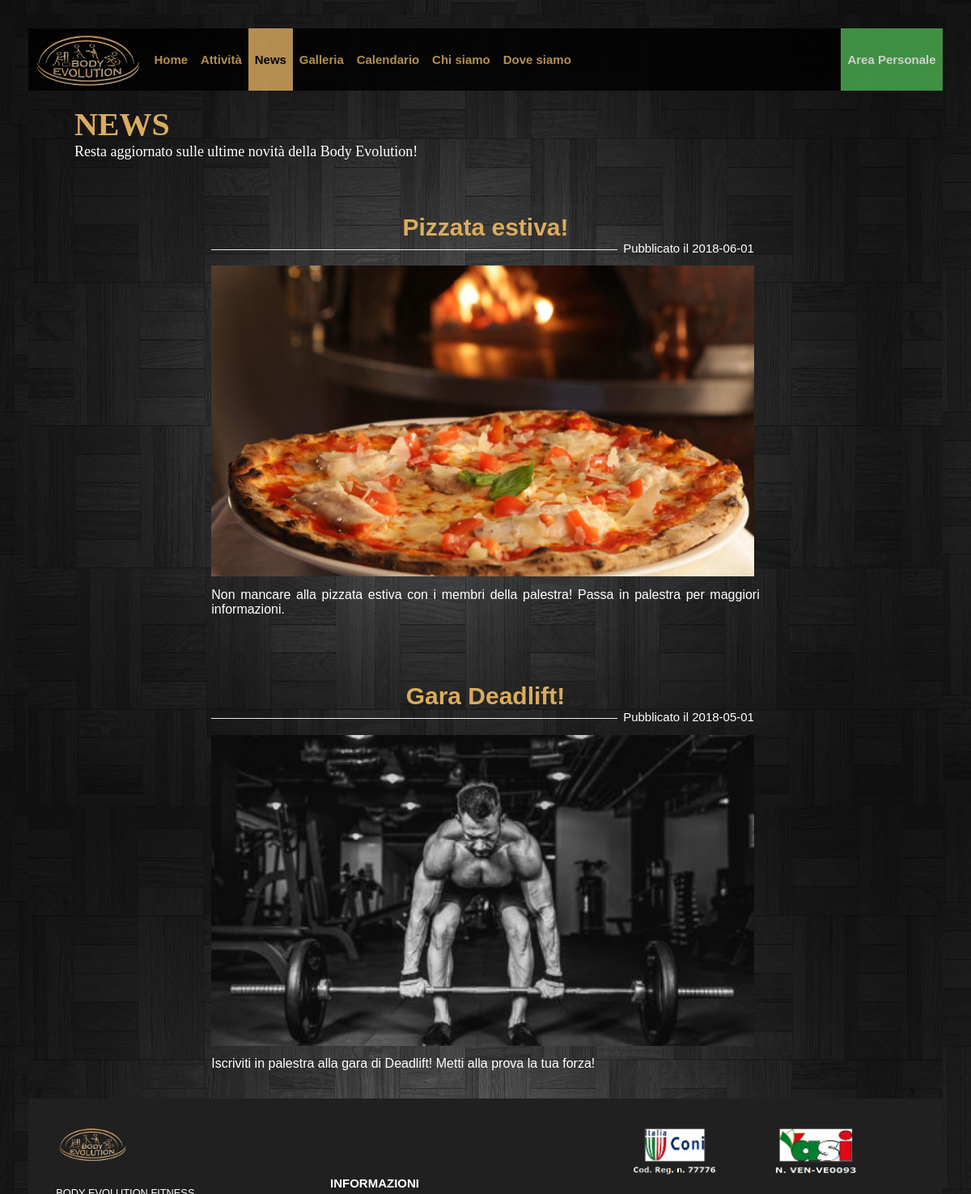
/PHP/News.php (upper part), run on an earlier commit of the app's database.
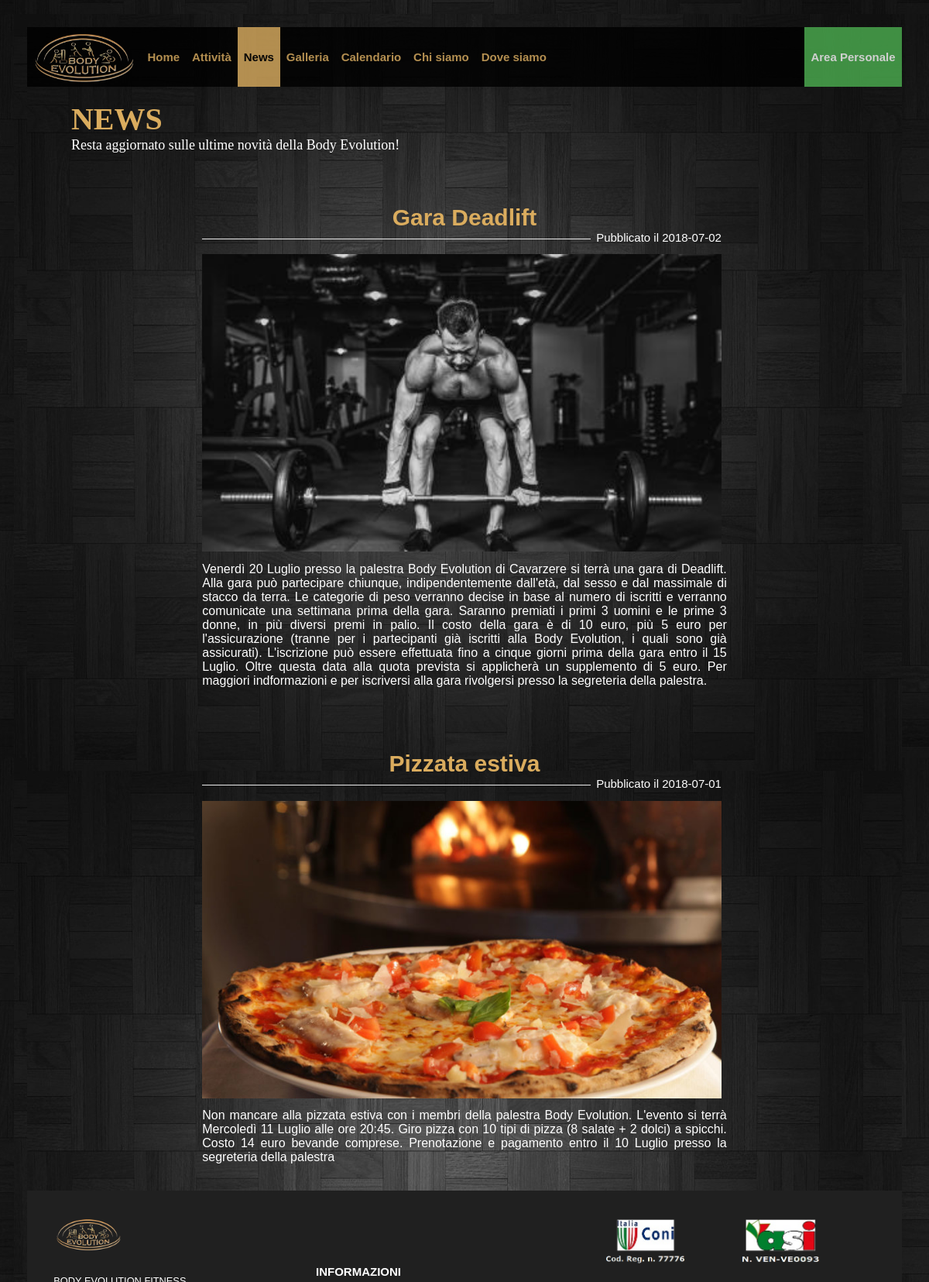
And on a later commit of the database.
### tables this page shows
CREATE TABLE `news` (
  `Titolo` char(50) NOT NULL,
  `Data` date NOT NULL,
  `Immagine` varchar(50) NOT NULL,
  `Descrizione` text NOT NULL
);

### PHP/config.php (called while the page is built, shortened)
<?php
function query($sql) {
    global $connessione;
    $res = mysqli_query($connessione, $sql);
    return $res;
}
?>

### PHP/News.php (the view, shortened to what this page needs)
<?php
	require_once('config.php');
    require_once('printHeader.php');
    $foot = file_get_contents("../Templates/footer.txt");
	$logout = "<a id=\"logoutButton\" title=\"Effettua il logout\" href=\"logout.php\"><span lang=\"en\">Logout</span></a>";
	$login = "<a id=\"panelButton\" title=\"Effettua il login\" href=\"areaPersonale.php\">Area Personale</a>";
	$adminPanel = "<a id=\"panelButton\" title=\"Vai al pannello amministratore\" href=\"adminPanel.php\"><span lang=\"en\">Admin Panel</span></a>";
	$userPanel = "<a id=\"panelButton\" title=\"Vai al pannello utente\" href=\"userPanel.php\"><span lang=\"en\">User Panel</span></a>";
	$closediv = "</div>";
	$closebody = "</body>";
	$closehtml = "</html>";
	printHead('News');
	if(isset($_SESSION['user_code']) && $_SESSION['user_type'] == 'admin') {
		echo $logout;
		echo $adminPanel;
	} else if(isset($_SESSION['user_code']) && $_SESSION['user_type'] == 'user') {
		echo $logout;
		echo $userPanel;
	} else {
		echo $login;
	}
	echo $closediv;
	echo $closediv;
	$title = "<div id=\"corpo\">
				<div id=\"Presentazione\">
					<h1 id=\"titoloPagina\"><span lang=\"en\">NEWS</span></h1>
					<p>Resta aggiornato sulle ultime novità della <span lang=\"en\">Body Evolution</span>!</p>
				</div>";
	echo $title;
	$query = query("
		SELECT Titolo, Data, Immagine, Descrizione
		FROM news
		ORDER BY Data DESC;
	");
	while($row = mysqli_fetch_assoc($query)) {
		$stampa = "<div class=\"newscont\">
						<h2 class=\"titlenews\"> ".$row['Titolo']." </h2>
						<div class=\"corpopos\">
							<p class=\"pubblicazione\">Pubblicato il ".$row['Data']."</p>
							<img class=\"imgnews\" src=\"../Uploads/upNews/".$row['Immagine']."\" alt=\"Immagine della news\" />
							<p class=\"textnews\"> ".$row['Descrizione']." </p>
							<div class=\"separator\"></div>
						</div>
					</div>";
		echo $stampa;
	}
	echo $closediv;
	echo $foot;
	echo $closebody;
	echo $closehtml;
?>

### PHP/printHeader.php (shortened to what this page needs)
<?php
	function printHead($title){
		echo("
		<!DOCTYPE html>
		<html lang=\"it\">
		<head>
			<title>".$title." | Body Evolution</title>
			<meta charset=\"UTF-8\">
			<meta name=\"viewport\" content=\"width=device-width, initial-scale=1.0\"/>
			<link href=\"../CSS/Desktop.css\" rel=\"stylesheet\" media=\"screen\"/>
			<link href=\"../CSS/Tablet.css\" rel=\"stylesheet\" media=\"screen and (min-width:768px) and (max-width:1024px)\"/>
			<link href=\"../CSS/Mobile.css\" rel=\"stylesheet\" media=\"screen and (max-width: 767px)\"/>
			<link href=\"../CSS/Print.css\" rel=\"stylesheet\" media=\"print\"/>
			<link href=\"https://cdnjs.cloudflare.com/ajax/libs/font-awesome/4.7.0/css/font-awesome.min.css\" rel=\"stylesheet\"/>
		</head>
		<body>
			<div id=\"contenitore\">
				<div id=\"Intestazione\">
					<a href=\"#corpo\" id=\"saltaMenu\">Vai al corpo della pagina</a>
					<a class=\"sandwich\" title=\"Mostra barra di navigazione\" onclick=\"menuResponsive()\">&#9776;</a>
		");
		if($title == 'Home') {
			echo("<a class=\"active\"><img id=\"logo\" src=\"../IMAGES/logo.png\" alt=\"Logo Body Evolution\" title=\"Logo Body Evolution\"/></a>
			<div class=\"printable\"> BODY EVOLUTION FITNESS</div>");
		}
		else {
			echo("<a href=\"Home.php\"><img id=\"logo\" src=\"../IMAGES/logo.png\" alt=\"Logo Body Evolution\" title=\"Vai alla home\"/></a>
			<div class=\"printable\"> BODY EVOLUTION FITNESS</div>");
		}
		if($title == 'Area Personale') {
			echo("<a class=\"active\"><img id=\"user\" src=\"../IMAGES/user.png\" alt=\"Immagine login\"/></a>
			<div class=\"Menu\" id=\"myMenu\">");
		}
		else {
			echo("<a href=\"areaPersonale.php\"><img id=\"user\" src=\"../IMAGES/user.png\" title=\"Vai all'area personale\" alt=\"Immagine login\"/></a>
			<div class=\"Menu\" id=\"myMenu\">");
		}
		if($title == 'Home') {
			echo("<a class=\"active\"><span lang=\"en\">Home</span></a>");
		}
		else {
			echo("<a href=\"Home.php\" title=\"Vai alla home\"><span lang=\"en\">Home</span></a>");
		}
		if($title == 'Attivita') {
			echo("<a class=\"active\">Attivit&agrave;</a>");
		}
		else {
			echo("<a href=\"Attivita.php\" title=\"Vai alle attività\">Attivit&agrave;</a>");
		}
		if($title == 'News') {
			echo("<a class=\"active\"><span lang=\"en\">News</span></a>");
		}
		else {
			echo("<a href=\"News.php\" title=\"Vai alle news\"><span lang=\"en\">News</span></a>");
		}
		if($title == 'Galleria' || $title == 'Galleria Foto') {
			echo("<a class=\"active\">Galleria</a>");
		}
		else {
			echo("<a href=\"Galleria.php\" title=\"Vai alla galleria\">Galleria</a>");
		}
		if($title == 'Calendario') {
			echo("<a class=\"active\">Calendario</a>");
		}
		else {
			echo("<a href=\"Calendario.php\" title=\"Vai al calendario\">Calendario</a>");
		}
		if($title == 'Chi Siamo') {
			echo("<a class=\"active\">Chi siamo</a>");
		}
		else {
			echo("<a href=\"chiSiamo.php\" title=\"Vai a chi siamo\">Chi siamo</a>");
		}
		if($title == 'Dove Siamo') {
			echo("<a class=\"active\">Dove siamo</a>");
		}
		else {
			echo("<a href=\"doveSiamo.php\" title=\"Vai a dove siamo\">Dove siamo</a>");
		}
	}
?>

### CSS/Desktop.css (style rules this page uses)
* { padding: 0; margin: 0; }
html, body { margin: 0; padding: 0; font-size: 100%; font-family: Verdana, Arial, Helvetica, sans-serif; background-color: #323232; margin:1.5%; background-image: url("../IMAGES/sfondo.jpg"); }
#Intestazione { position: sticky; top: 0; z-index: 5; background-color: #000; opacity: 0.8; }
#logo { float: left; padding: 0.2em; width: 9.19em; }
.Menu { overflow: hidden; font-size: 15px; }
.Menu a { float: left; display: block; color: #DAAC5E; text-align: center; font-weight: bold; padding: 2em 0.53em; text-decoration: none; width: auto; }
.Menu a.active { color: #000; background-color: #DAAC5E; cursor: default; }
#panelButton { background-color: #4CAF50; float: right; color: white; }
#Footer { font-size: 0.8em; line-height: 22px; color: white; background-color: rgb(32,32,32); overflow: hidden; clear: both; }
#Footer h2 { font-size: 15px; margin-top: 4em; margin-bottom: 3em; }
#footersx { float: left; padding: 3%; width: 22%; }
#logofooter { margin-bottom: 1.5em; width: 50%; }
#footercx { float: left; padding: 3%; margin-left: 8%; width: 22%; }
#footerdx { float: right; padding: 3%; width: 37%; }
#Coni { float: left; width: 30%; margin-bottom: 1.5em; }
#asi { width: 30%; margin-left: 20%; margin-bottom: 1.5em; }
.separator { overflow: hidden; position:relative; display:block; height:1px; background-color: #eaeaea; margin:10px 0; }
#Presentazione { color: #DAAC5E; width:95%; font-family: Verdana; position: relative; font-size: 18px; text-align: left; left: 5%; margin-top: 1em; margin-bottom: 1em; }
#Presentazione p { color:white; }
#titoloPagina { font-size: 40px; }
.newscont { float:left; width:60%; margin:3% 20%; }
.titlenews { text-align:center; margin:2%; margin-bottom:0%; color:#DAAC5E; font-size: 30px; }
.pubblicazione { float:right; margin:0 1%; color:white; font-size: 15px; }
.imgnews { float:left; margin:2% 0; width:99%; overflow: hidden; height:24em; object-fit: cover; }
.corpopos { float:left; width:100%; }
.textnews { float:left; margin:0; text-align: justify; width:100%; color:white; }
*,:after,:before { box-sizing:border-box; }
a { color:inherit; text-decoration:none; }

### CSS/Tablet.css (style rules this page uses)
#contenitore { margin: 0; border: 0; }
#Intestazione { position: static; }
#logo { float: none; padding: 0.2em; width: 25%; margin-left: 38%; }
.Menu a { display: none; padding: 1em 0.64em; }
#Footer h2 { margin: 0; }
#footercx { width: 32%; }
#footercx h2 { margin-bottom: 1em; }
#logofooter, #Coni, #asi { display: none; }
.newscont { width:96%; margin:3% 2%; }

### CSS/Mobile.css (style rules this page uses)
#contenitore { margin: 0; border: 0; }
#Intestazione { position: static; }
#logo { float: none; padding: 0.2em; width: 25%; margin-left: 38%; }
.Menu a { display: none; padding: 1em 0.64em; }
#Footer { position: relative; }
#Footer h2 { margin-top: 6%; margin-bottom: 0; }
#footersx { float: none; width: 95%; }
#footercx { float: none; width: 95%; margin-left: 0; }
#footercx h2 { margin-top: 0; }
#footerdx { display: none; }
#logofooter, #Coni, #asi { display: none; }
.newscont { width:96%; margin:3% 2%; }
.imgnews { height:14em; }

### CSS/Print.css (style rules this page uses)
html, body { font-size: 12pt; max-width: 1024px; margin: auto; font-family: "Times New Roman", Times, serif; text-align: justify; position: relative; width: 100%; }
.Menu, .sandwich, #user, #saltaMenu, #logofooter, #logofacebook, .container, .logo, #Coni, #asi { display: none; }
#logo { display: none; }
#titoloPagina { font-size: 22px; margin-bottom:-15px; }
.printablefooter { font-size: 14pt; font-weight: bold; margin-bottom:-15px; }
#footerdx { font-size: 10pt; }
#Footer h2 { margin-bottom: -15px; }
.separator { display: none; }
.imgnews { display: none; }
.titlenews { margin-bottom:-15px; }
.pubblicazione { font-size: 12pt; }

What changed in the data, as far as the page shows it:
removed news: Titolo "Pizzata estiva!", Data "2018-06-01", Immagine (picture), Descrizione "Non mancare alla pizzata estiva con i membri della palestra! Passa in palestra per maggiori informazioni."
removed news: Titolo "Gara Deadlift!", Data "2018-05-01", Immagine (picture), Descrizione "Iscriviti in palestra alla gara di Deadlift! Metti alla prova la tua forza!"
added news: Titolo "Gara Deadlift", Data "2018-07-02", Immagine (picture), Descrizione "Venerdì 20 Luglio presso la palestra Body Evolution di Cavarzere si terrà una gara di Deadlift. Alla gara può partecipare chiunque, indipendentemente dall'età, dal sesso e dal massimale di stacco da terra. Le categorie di peso verranno decise in base al numero di iscritti e verranno comunicate una settimana prima della gara. Saranno premiati i primi 3 uomini e le prime 3 donne, in più diversi premi in palio. Il costo della gara è di 10 euro, più 5 euro per l'assicurazione (tranne per i partecipanti già iscritti alla Body Evolution, i quali sono già assicurati). L'iscrizione può essere effettuata fino a cinque giorni prima della gara entro il 15 Luglio. Oltre questa data alla quota prevista…"
added news: Titolo "Pizzata estiva", Data "2018-07-01", Immagine (picture), Descrizione "Non mancare alla pizzata estiva con i membri della palestra Body Evolution. L'evento si terrà Mercoledì 11 Luglio alle ore 20:45. Giro pizza con 10 tipi di pizza (8 salate + 2 dolci) a spicchi. Costo 14 euro bevande comprese. Prenotazione e pagamento entro il 10 Luglio presso la segreteria della palestra"
